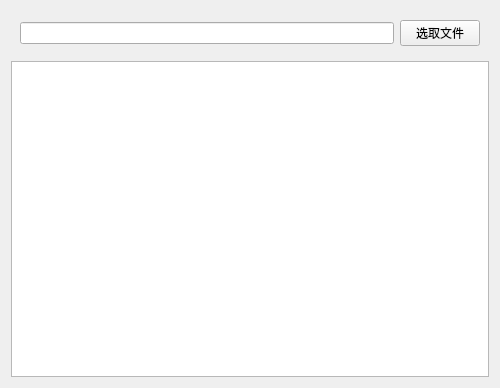
<?xml version="1.0" encoding="UTF-8"?>
<ui version="4.0">
 <class>Widget</class>
 <widget class="QWidget" name="Widget">
  <property name="geometry">
   <rect>
    <x>0</x>
    <y>0</y>
    <width>500</width>
    <height>388</height>
   </rect>
  </property>
  <property name="windowTitle">
   <string>Widget</string>
  </property>
  <layout class="QVBoxLayout" name="verticalLayout">
   <item>
    <widget class="QWidget" name="widget" native="true">
     <layout class="QHBoxLayout" name="horizontalLayout">
      <item>
       <widget class="QLineEdit" name="lineEdit"/>
      </item>
      <item>
       <widget class="QPushButton" name="pushButton">
        <property name="text">
         <string>选取文件</string>
        </property>
       </widget>
      </item>
     </layout>
    </widget>
   </item>
   <item>
    <widget class="QTextEdit" name="textEdit"/>
   </item>
  </layout>
 </widget>
 <resources/>
 <connections/>
</ui>
